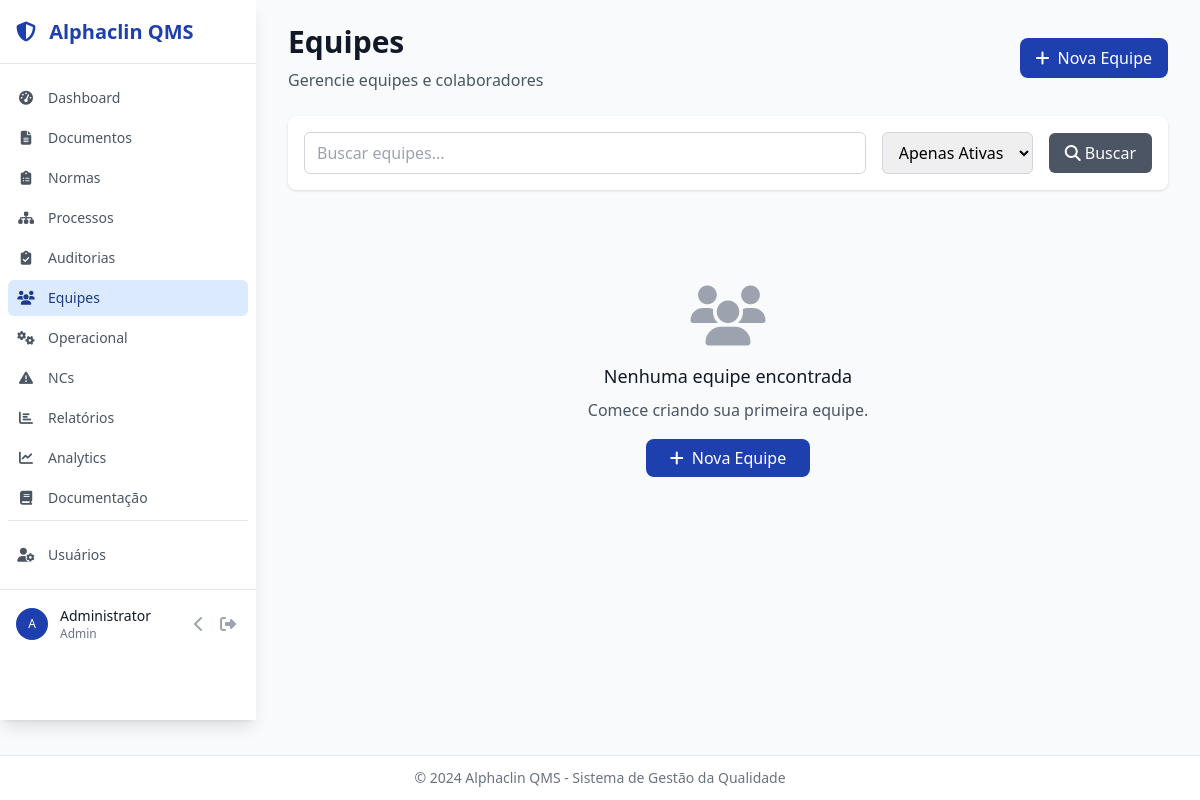
/teams/ (signed in), run on an earlier commit of the app's database.
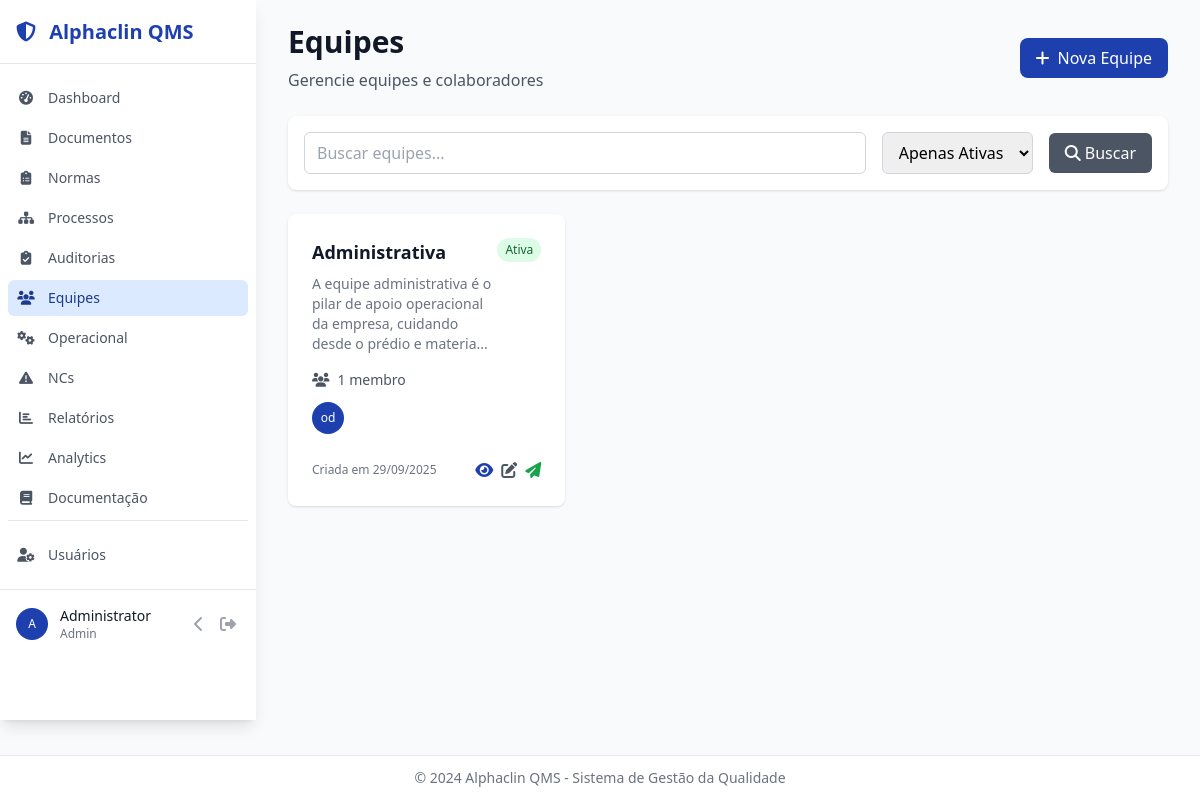
And on a later commit of the database.
### models.py (models this page shows)
class Team(db.Model):
    __tablename__ = 'teams'
    id = db.Column(db.Integer, primary_key=True)
    name = db.Column(db.String(255), nullable=False)
    description = db.Column(db.Text)
    created_at = db.Column(db.DateTime, default=datetime.utcnow)
    is_active = db.Column(db.Boolean, default=True)
    members = db.relationship('User', secondary='team_members', backref='teams')

class User(UserMixin, db.Model):
    __tablename__ = 'users'
    id = db.Column(db.Integer, primary_key=True)
    username = db.Column(db.String(80), unique=True, nullable=False)
    email = db.Column(db.String(120), unique=True, nullable=False)
    password_hash = db.Column(db.String(255), nullable=False)
    full_name = db.Column(db.String(255), nullable=False)
    role = db.Column(db.Enum(UserRole), default=UserRole.USER, nullable=False)
    is_active = db.Column(db.Boolean, default=True, nullable=False)
    created_at = db.Column(db.DateTime, default=datetime.utcnow)
    last_login = db.Column(db.DateTime)
    created_documents = db.relationship('Document', foreign_keys='Document.created_by_id', backref='creator', lazy='dynamic')
    assigned_audits = db.relationship('Audit', foreign_keys='Audit.assigned_auditor_id', backref='assigned_auditor', lazy='dynamic')

### blueprints/teams.py (the view)
@teams_bp.route('/')
@login_required
def index():
    search = request.args.get('search')
    active_only = request.args.get('active', 'true') == 'true'
    query = Team.query
    if active_only:
        query = query.filter_by(is_active=True)
    if search:
        query = query.filter(Team.name.contains(search))
    page = request.args.get('page', 1, type=int)
    per_page = 10  # Items per page
    teams_pagination = query.order_by(Team.name).paginate(page=page, per_page=per_page, error_out=False)
    return render_template('teams/index.html', teams_pagination=teams_pagination)

### templates/teams/index.html (shortened to what the changed rows need)
{% extends "base.html" %}
{% block content %}
<div class="space-y-6">
    <div class="flex justify-between items-center">
        <div>
            <h1 class="text-3xl font-bold text-gray-900">Equipes</h1>
        </div>
    </div>
    <div class="grid gap-6 md:grid-cols-2 lg:grid-cols-3">
        {% for team in teams_pagination.items %}
        <div class="bg-white rounded-lg shadow hover:shadow-md transition-shadow">
            <div class="p-6">
                <div class="flex items-start justify-between">
                    <div class="flex-1">
                        <h3 class="text-lg font-semibold text-gray-900">{{ team.name }}</h3>
                        {% if team.description %}
                        <p class="text-sm text-gray-500 mt-2">{{ team.description[:100] }}{% if team.description|length > 100 %}...{% endif %}</p>
                        {% endif %}
                    </div>
                    <span class="{% if team.is_active %}bg-green-100 text-green-800{% else %}bg-red-100 text-red-800{% endif %} px-2 py-1 rounded-full text-xs font-medium">
                        {% if team.is_active %}Ativa{% else %}Inativa{% endif %}
                    </span>
                </div>
                <div class="mt-4">
                    <div class="flex items-center text-sm text-gray-600">
                        <i class="fas fa-users mr-2"></i>
                        <span>{{ team.members|length }} membro{% if team.members|length != 1 %}s{% endif %}</span>
                    </div>
                    {% if team.members %}
                    <div class="flex -space-x-2 mt-3">
                        {% for member in team.members[:5] %}
                        <div class="w-8 h-8 rounded-full bg-alphaclin-blue text-white flex items-center justify-center text-xs font-medium ring-2 ring-white">
                            {{ member.full_name.split()[0][0] }}{% if member.full_name.split()|length > 1 %}{{ member.full_name.split()[1][0] }}{% endif %}
                        </div>
                        {% endfor %}
                    </div>
                    {% endif %}
                </div>
                <div class="mt-6 flex items-center justify-between">
                    <div class="text-xs text-gray-500">
                        Criada em {{ team.created_at.strftime('%d/%m/%Y') }}
                    </div>
                    <div class="flex space-x-2">
                        <a href="{{ url_for('teams.view', id=team.id) }}" class="text-alphaclin-blue hover:text-alphaclin-dark">
                            <i class="fas fa-eye"></i>
                        </a>
                        <a href="{{ url_for('teams.edit', id=team.id) }}" class="text-gray-600 hover:text-gray-800">
                            <i class="fas fa-edit"></i>
                        </a>
                        <a href="{{ url_for('teams.send_documents', id=team.id) }}" class="text-green-600 hover:text-green-800" title="Enviar Documentos">
                            <i class="fas fa-paper-plane"></i>
                        </a>
                    </div>
                </div>
            </div>
        </div>
        {% endfor %}
    </div>
    {% if not teams_pagination.items %}
    <div class="text-center py-12">
        <i class="fas fa-users text-gray-400 text-6xl mb-4"></i>
        <h3 class="text-lg font-medium text-gray-900 mb-2">Nenhuma equipe encontrada</h3>
        <p class="text-gray-600 mb-6">Comece criando sua primeira equipe.</p>
        <a href="{{ url_for('teams.create') }}" class="bg-alphaclin-blue hover:bg-alphaclin-dark text-white px-6 py-2 rounded-lg transition-colors">
            <i class="fas fa-plus mr-2"></i>Nova Equipe
        </a>
    </div>
    {% endif %}
</div>
{% endblock %}

What changed in the data, as far as the page shows it:
added Team: name "Administrativa", description "A equipe administrativa é o pilar de apoio operacional da empresa, cuidando desde o prédio e materia", is_active "Ativa", members|length "1", created_at "29/09/2025"
added User: full_name "o", full_name "d"
Also different on the page:
text no longer shown: "Nenhuma equipe encontrada Comece criando sua primeira equipe. Nova Equipe"
